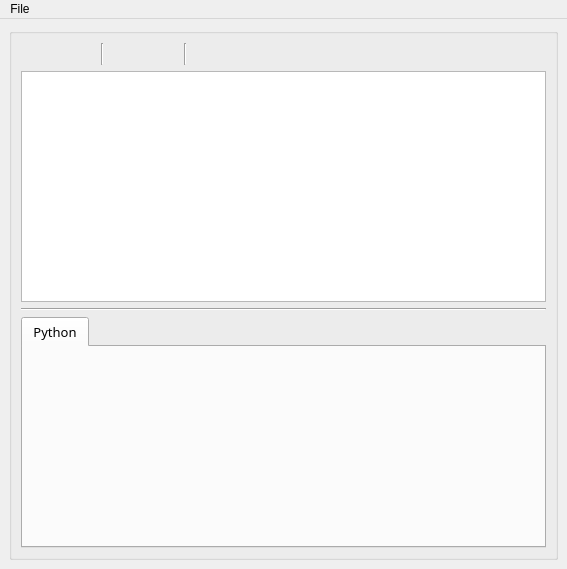
<?xml version="1.0" encoding="UTF-8"?>
<ui version="4.0">
 <class>MainWindow</class>
 <widget class="QMainWindow" name="MainWindow">
  <property name="geometry">
   <rect>
    <x>0</x>
    <y>0</y>
    <width>567</width>
    <height>569</height>
   </rect>
  </property>
  <property name="windowTitle">
   <string>Unreal Script Editor</string>
  </property>
  <widget class="QWidget" name="centralwidget">
   <layout class="QVBoxLayout" name="verticalLayout">
    <item>
     <widget class="QGroupBox" name="groupBox">
      <property name="title">
       <string/>
      </property>
      <layout class="QVBoxLayout" name="verticalLayout_2">
       <item>
        <layout class="QHBoxLayout" name="horizontalLayout_2">
         <property name="spacing">
          <number>0</number>
         </property>
         <property name="topMargin">
          <number>0</number>
         </property>
         <item>
          <widget class="QPushButton" name="ui_run_all_btn">
           <property name="toolTip">
            <string>execute all commands</string>
           </property>
           <property name="text">
            <string/>
           </property>
           <property name="iconSize">
            <size>
             <width>25</width>
             <height>25</height>
            </size>
           </property>
           <property name="flat">
            <bool>true</bool>
           </property>
          </widget>
         </item>
         <item>
          <widget class="QPushButton" name="ui_run_sel_btn">
           <property name="toolTip">
            <string>execute selected commands</string>
           </property>
           <property name="text">
            <string/>
           </property>
           <property name="iconSize">
            <size>
             <width>25</width>
             <height>25</height>
            </size>
           </property>
           <property name="flat">
            <bool>true</bool>
           </property>
          </widget>
         </item>
         <item>
          <widget class="Line" name="line_3">
           <property name="orientation">
            <enum>Qt::Vertical</enum>
           </property>
          </widget>
         </item>
         <item>
          <widget class="QPushButton" name="ui_connect_btn">
           <property name="toolTip">
            <string>connect maya streaming</string>
           </property>
           <property name="text">
            <string/>
           </property>
           <property name="iconSize">
            <size>
             <width>25</width>
             <height>25</height>
            </size>
           </property>
           <property name="flat">
            <bool>true</bool>
           </property>
          </widget>
         </item>
         <item>
          <widget class="QPushButton" name="ui_disconnect_btn">
           <property name="toolTip">
            <string>disconnect maya streaming</string>
           </property>
           <property name="text">
            <string/>
           </property>
           <property name="iconSize">
            <size>
             <width>25</width>
             <height>25</height>
            </size>
           </property>
           <property name="flat">
            <bool>true</bool>
           </property>
          </widget>
         </item>
         <item>
          <widget class="Line" name="line_2">
           <property name="orientation">
            <enum>Qt::Vertical</enum>
           </property>
          </widget>
         </item>
         <item>
          <widget class="QPushButton" name="ui_clear_log_btn">
           <property name="toolTip">
            <string>clear maya log</string>
           </property>
           <property name="text">
            <string/>
           </property>
           <property name="iconSize">
            <size>
             <width>25</width>
             <height>25</height>
            </size>
           </property>
           <property name="flat">
            <bool>true</bool>
           </property>
          </widget>
         </item>
         <item>
          <widget class="QPushButton" name="ui_clear_script_btn">
           <property name="toolTip">
            <string>clear input script</string>
           </property>
           <property name="text">
            <string/>
           </property>
           <property name="iconSize">
            <size>
             <width>25</width>
             <height>25</height>
            </size>
           </property>
           <property name="flat">
            <bool>true</bool>
           </property>
          </widget>
         </item>
         <item>
          <widget class="QPushButton" name="ui_clear_both_btn">
           <property name="toolTip">
            <string>clear all</string>
           </property>
           <property name="text">
            <string/>
           </property>
           <property name="iconSize">
            <size>
             <width>25</width>
             <height>25</height>
            </size>
           </property>
           <property name="flat">
            <bool>true</bool>
           </property>
          </widget>
         </item>
         <item>
          <spacer name="horizontalSpacer">
           <property name="orientation">
            <enum>Qt::Horizontal</enum>
           </property>
           <property name="sizeHint" stdset="0">
            <size>
             <width>40</width>
             <height>20</height>
            </size>
           </property>
          </spacer>
         </item>
        </layout>
       </item>
       <item>
        <widget class="QPlainTextEdit" name="ui_log_edit">
         <property name="font">
          <font>
           <family>Courier New</family>
           <pointsize>10</pointsize>
          </font>
         </property>
        </widget>
       </item>
       <item>
        <widget class="Line" name="line">
         <property name="orientation">
          <enum>Qt::Horizontal</enum>
         </property>
        </widget>
       </item>
       <item>
        <widget class="QTabWidget" name="tabWidget">
         <property name="font">
          <font>
           <family>Bahnschrift</family>
           <pointsize>10</pointsize>
          </font>
         </property>
         <property name="currentIndex">
          <number>0</number>
         </property>
         <widget class="QWidget" name="ui_python_tab">
          <attribute name="title">
           <string>Python</string>
          </attribute>
          <layout class="QHBoxLayout" name="horizontalLayout">
           <property name="leftMargin">
            <number>0</number>
           </property>
           <property name="topMargin">
            <number>0</number>
           </property>
           <property name="rightMargin">
            <number>0</number>
           </property>
           <property name="bottomMargin">
            <number>0</number>
           </property>
           <item>
            <layout class="QHBoxLayout" name="ui_python_layout"/>
           </item>
          </layout>
         </widget>
        </widget>
       </item>
      </layout>
     </widget>
    </item>
   </layout>
  </widget>
  <widget class="QMenuBar" name="menubar">
   <property name="geometry">
    <rect>
     <x>0</x>
     <y>0</y>
     <width>567</width>
     <height>21</height>
    </rect>
   </property>
   <widget class="QMenu" name="menuFile">
    <property name="font">
     <font>
      <family>Bahnschrift</family>
      <pointsize>10</pointsize>
     </font>
    </property>
    <property name="title">
     <string>File</string>
    </property>
    <addaction name="ui_save_action"/>
    <addaction name="ui_open_action"/>
   </widget>
   <addaction name="menuFile"/>
  </widget>
  <action name="ui_save_action">
   <property name="text">
    <string>Save as...</string>
   </property>
   <property name="font">
    <font>
     <family>Bahnschrift</family>
     <pointsize>10</pointsize>
    </font>
   </property>
  </action>
  <action name="ui_open_action">
   <property name="text">
    <string>Open</string>
   </property>
   <property name="font">
    <font>
     <family>Bahnschrift</family>
     <pointsize>10</pointsize>
    </font>
   </property>
  </action>
 </widget>
 <resources/>
 <connections/>
</ui>
